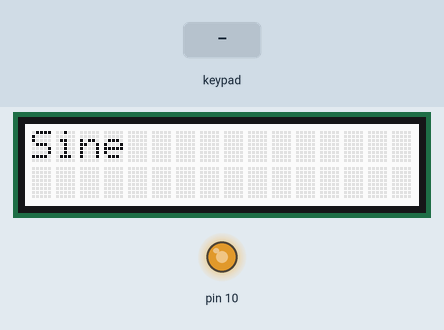
Simulated run of this sketch. Board: Arduino Uno, built with avr-gcc and run on an emulated ATmega328P. Shown: 16×2 character LCD, output pins drawn as LEDs (lit = HIGH). The test bench sets the inputs (shaded band). What the sketch prints to the serial monitor is not drawn.

Above: at 1.25 s.
1.3 s: key 'U' pressed
At 1.76 s:
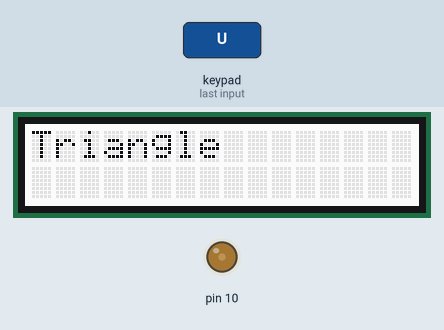
At 2.69 s:
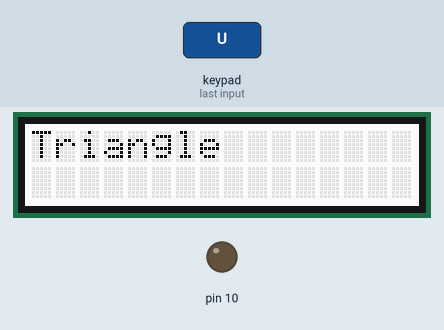
4.0 s: key 'D' pressed
At 5.25 s:
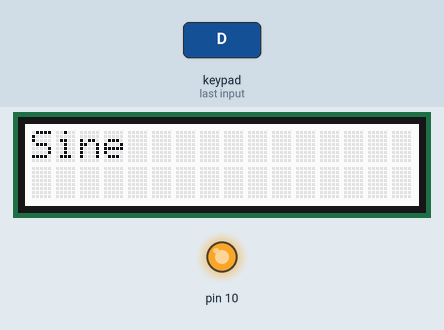
Timing chart, 0 to 13.0 s (numbered marks = the images above; inputs shaded):
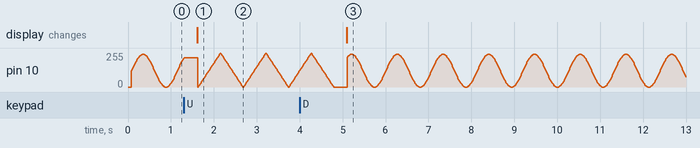

The sketch:

Lab2.ino
```cpp
#include <Wire.h>
#include <Adafruit_RGBLCDShield.h>
#include <utility/Adafruit_MCP23017.h>

Adafruit_RGBLCDShield lcd = Adafruit_RGBLCDShield();

#define RED 0x1
#define YELLOW 0x3
#define GREEN 0x2
#define TEAL 0x6
#define BLUE 0x4
#define VIOLET 0x5
#define WHITE 0x7

const long samplingFrequency = 100;
const long sineFrequency = 10;
unsigned long sampleCounter = 0;
float samplingPeriod = 1.0 / (float) samplingFrequency * 1000.0;
float sineValue = 0;
float tri = 0;


void setup() {
  Serial.begin(9600);
  lcd.begin(16, 2);
  lcd.setBacklight(WHITE);
  setPwmFrequency(10, 1);
}

void loop() {
  uint8_t buttons = lcd.readButtons();
  lcd.clear();
  lcd.setCursor(0, 0);
  lcd.print("Sine");
  while (!buttons) {
    sineWave();
    buttons = lcd.readButtons();
  }
  delay(300);
  buttons = 0;
  lcd.clear();
  lcd.setCursor(0, 0);
  lcd.print("Triangle");
  while (!buttons) {
    triangleWave();
    buttons = lcd.readButtons();
  }
  delay(300);
}

void sineWave() {
  sineValue = 122.5 * sin(2 * M_PI * sineFrequency * sampleCounter / 1000.0) + 122.5;
  delay((int) samplingPeriod);
  analogWrite(10, sineValue);
  sampleCounter++;
  analogWrite(10, sineValue);
  Serial.println(sineValue);
}
void triangleWave() {
  for (int i = 0; i <= 100; i++){
    if(i<=50){
      tri = (float)255 / 50 * i;
      delay((int) samplingPeriod);
      analogWrite(10, tri);
      Serial.println(tri);
    }
    else if (i>50){
      tri = 510 - (float)255 / 50 * i;
      delay((int) samplingPeriod);
      analogWrite(10, tri);
      Serial.println(tri);
    }
  }
}

void setPwmFrequency(int pin, int divisor) {
  byte mode;
  if (pin == 5 || pin == 6 || pin == 9 || pin == 10) {
    switch (divisor) {
      case 1: mode = 0x01; break;
      case 8: mode = 0x02; break;
      case 64: mode = 0x03; break;
      case 256: mode = 0x04; break;
      case 1024: mode = 0x05; break;
      default: return;
    }
    if (pin == 5 || pin == 6) {
      TCCR0B = TCCR0B & 0b11111000 | mode;
    } else {
      TCCR1B = TCCR1B & 0b11111000 | mode;
    }
  } else if (pin == 3 || pin == 11) {
    switch (divisor) {
      case 1: mode = 0x01; break;
      case 8: mode = 0x02; break;
      case 32: mode = 0x03; break;
      case 64: mode = 0x04; break;
      case 128: mode = 0x05; break;
      case 256: mode = 0x06; break;
      case 1024: mode = 0x7; break;
      default: return;
    }
    TCCR2B = TCCR2B & 0b11111000 | mode;
  }
}
```

Measured:
- after the input at 1.3 s, the display: changes after 0.32 s (image 1)
- after the input at 4.0 s, the display: changes after 1.1 s (image 3)
